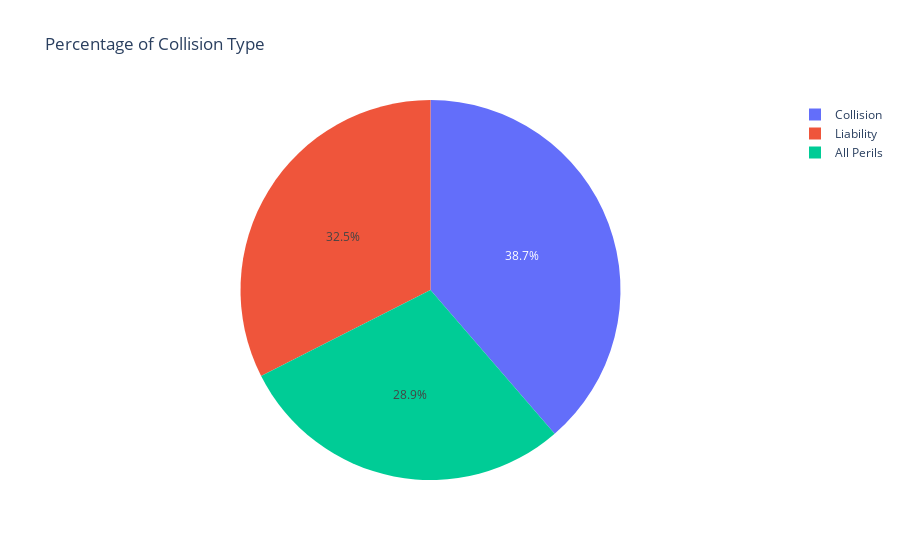

Notebook cell for this chart:
### Code cell
iplot(pie_chart(col='BasePolicy',data=data,name='Percentage of Collision Type'))

### Figure 1 — Plotly figure (JSON) as saved in the notebook; plotly's stock layout.template omitted (floating-point values rounded to 4 significant figures)
{"data": [{"labels": ["Collision", "Liability", "All Perils"], "type": "pie", "values": [5962, 5009, 4449]}], "layout": {"title": {"text": "Percentage of Collision Type"}}}
